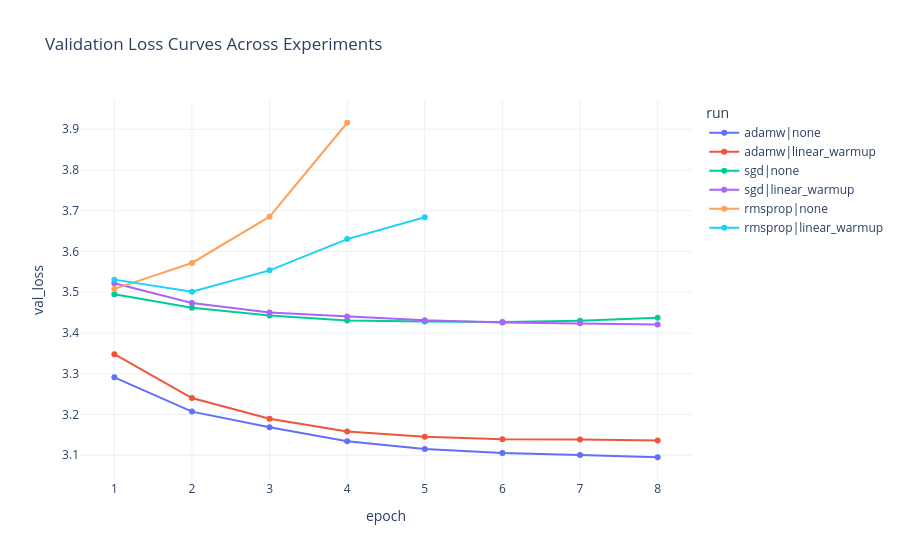

Notebook code cell kept with this figure:
### Code cell
curve_rows = []
for r in all_results:
    for i, epoch in enumerate(r["history"]["epoch"]):
        curve_rows.append(
            {
                "epoch": epoch,
                "train_loss": r["history"]["train_loss"][i],
                "val_loss": r["history"]["val_loss"][i],
                "val_perplexity": r["history"]["val_perplexity"][i],
                "run": f"{r['optimizer']}|{r['scheduler']}",
            }
        )

curve_df = pd.DataFrame(curve_rows)

fig_loss = px.line(
    curve_df,
    x="epoch",
    y="val_loss",
    color="run",
    markers=True,
    title="Validation Loss Curves Across Experiments",
)
fig_loss.update_layout(template="plotly_white")
fig_loss

### Figure 1 — Plotly figure (JSON) as saved in the notebook; plotly's stock layout.template omitted (floating-point values rounded to 4 significant figures)
{"data": [{"hovertemplate": "run=adamw|none<br>epoch=%{x}<br>val_loss=%{y}<extra></extra>", "legendgroup": "adamw|none", "line": {"color": "#636efa", "dash": "solid"}, "marker": {"symbol": "circle"}, "mode": "lines+markers", "name": "adamw|none", "orientation": "v", "showlegend": true, "type": "scatter", "x": [1, 2, 3, 4, 5, 6, 7, 8], "xaxis": "x", "y": [3.291, 3.207, 3.169, 3.134, 3.116, 3.106, 3.101, 3.095], "yaxis": "y"}, {"hovertemplate": "run=adamw|linear_warmup<br>epoch=%{x}<br>val_loss=%{y}<extra></extra>", "legendgroup": "adamw|linear_warmup", "line": {"color": "#EF553B", "dash": "solid"}, "marker": {"symbol": "circle"}, "mode": "lines+markers", "name": "adamw|linear_warmup", "orientation": "v", "showlegend": true, "type": "scatter", "x": [1, 2, 3, 4, 5, 6, 7, 8], "xaxis": "x", "y": [3.348, 3.24, 3.19, 3.159, 3.145, 3.14, 3.139, 3.137], "yaxis": "y"}, {"hovertemplate": "run=sgd|none<br>epoch=%{x}<br>val_loss=%{y}<extra></extra>", "legendgroup": "sgd|none", "line": {"color": "#00cc96", "dash": "solid"}, "marker": {"symbol": "circle"}, "mode": "lines+markers", "name": "sgd|none", "orientation": "v", "showlegend": true, "type": "scatter", "x": [1, 2, 3, 4, 5, 6, 7, 8], "xaxis": "x", "y": [3.495, 3.462, 3.443, 3.431, 3.428, 3.427, 3.43, 3.437], "yaxis": "y"}, {"hovertemplate": "run=sgd|linear_warmup<br>epoch=%{x}<br>val_loss=%{y}<extra></extra>", "legendgroup": "sgd|linear_warmup", "line": {"color": "#ab63fa", "dash": "solid"}, "marker": {"symbol": "circle"}, "mode": "lines+markers", "name": "sgd|linear_warmup", "orientation": "v", "showlegend": true, "type": "scatter", "x": [1, 2, 3, 4, 5, 6, 7, 8], "xaxis": "x", "y": [3.522, 3.474, 3.45, 3.44, 3.431, 3.426, 3.424, 3.421], "yaxis": "y"}, {"hovertemplate": "run=rmsprop|none<br>epoch=%{x}<br>val_loss=%{y}<extra></extra>", "legendgroup": "rmsprop|none", "line": {"color": "#FFA15A", "dash": "solid"}, "marker": {"symbol": "circle"}, "mode": "lines+markers", "name": "rmsprop|none", "orientation": "v", "showlegend": true, "type": "scatter", "x": [1, 2, 3, 4], "xaxis": "x", "y": [3.508, 3.572, 3.685, 3.916], "yaxis": "y"}, {"hovertemplate": "run=rmsprop|linear_warmup<br>epoch=%{x}<br>val_loss=%{y}<extra></extra>", "legendgroup": "rmsprop|linear_warmup", "line": {"color": "#19d3f3", "dash": "solid"}, "marker": {"symbol": "circle"}, "mode": "lines+markers", "name": "rmsprop|linear_warmup", "orientation": "v", "showlegend": true, "type": "scatter", "x": [1, 2, 3, 4, 5], "xaxis": "x", "y": [3.531, 3.501, 3.554, 3.63, 3.684], "yaxis": "y"}], "layout": {"legend": {"title": {"text": "run"}, "tracegroupgap": 0}, "title": {"text": "Validation Loss Curves Across Experiments"}, "xaxis": {"anchor": "y", "domain": [0, 1], "title": {"text": "epoch"}}, "yaxis": {"anchor": "x", "domain": [0, 1], "title": {"text": "val_loss"}}}}
